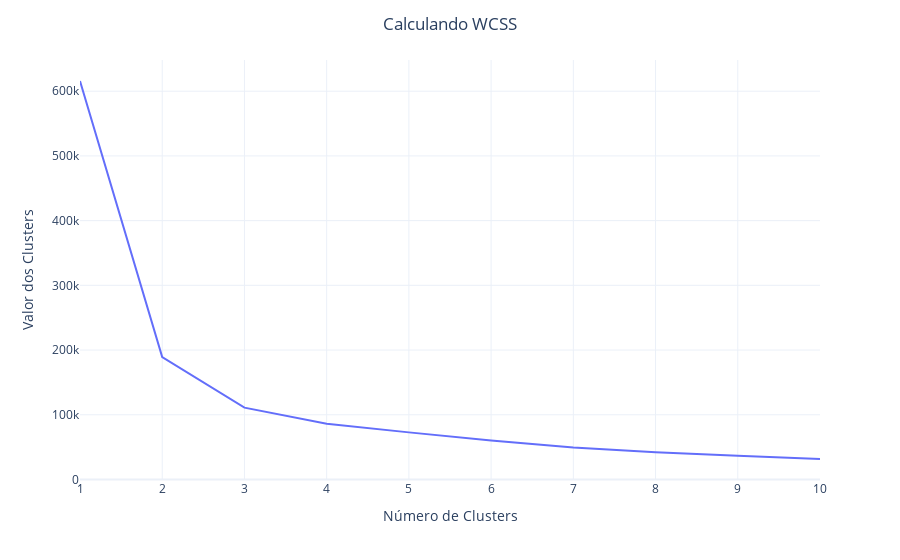

Here is the notebook cell this chart was saved with:
### Code cell
# Visualizando os dados obtidos do WCSS

grafico_wcss = px.line(x=range(1,11), y = wcss_clientes)
fig = go.Figure(grafico_wcss)
fig.update_layout(title='Calculando WCSS',
                  title_x= 0.5,
                  xaxis_title ='Número de Clusters',
                  yaxis_title ='Valor dos Clusters',
                  template='plotly_white')

### Figure 1 — Plotly figure (JSON) as saved in the notebook; plotly's stock layout.template omitted (floating-point values rounded to 4 significant figures)
{"data": [{"hovertemplate": "x=%{x}<br>y=%{y}<extra></extra>", "legendgroup": "", "line": {"color": "#636efa", "dash": "solid"}, "marker": {"symbol": "circle"}, "mode": "lines", "name": "", "orientation": "v", "showlegend": false, "type": "scatter", "x": [1, 2, 3, 4, 5, 6, 7, 8, 9, 10], "xaxis": "x", "y": [615800.0, 189200.0, 111000.0, 85990.0, 72770.0, 60400.0, 49360.0, 42250.0, 36790.0, 31630.0], "yaxis": "y"}], "layout": {"legend": {"tracegroupgap": 0}, "margin": {"t": 60}, "title": {"text": "Calculando WCSS", "x": 0.5}, "xaxis": {"anchor": "y", "domain": [0, 1], "title": {"text": "Número de Clusters"}}, "yaxis": {"anchor": "x", "domain": [0, 1], "title": {"text": "Valor dos Clusters"}}}}
